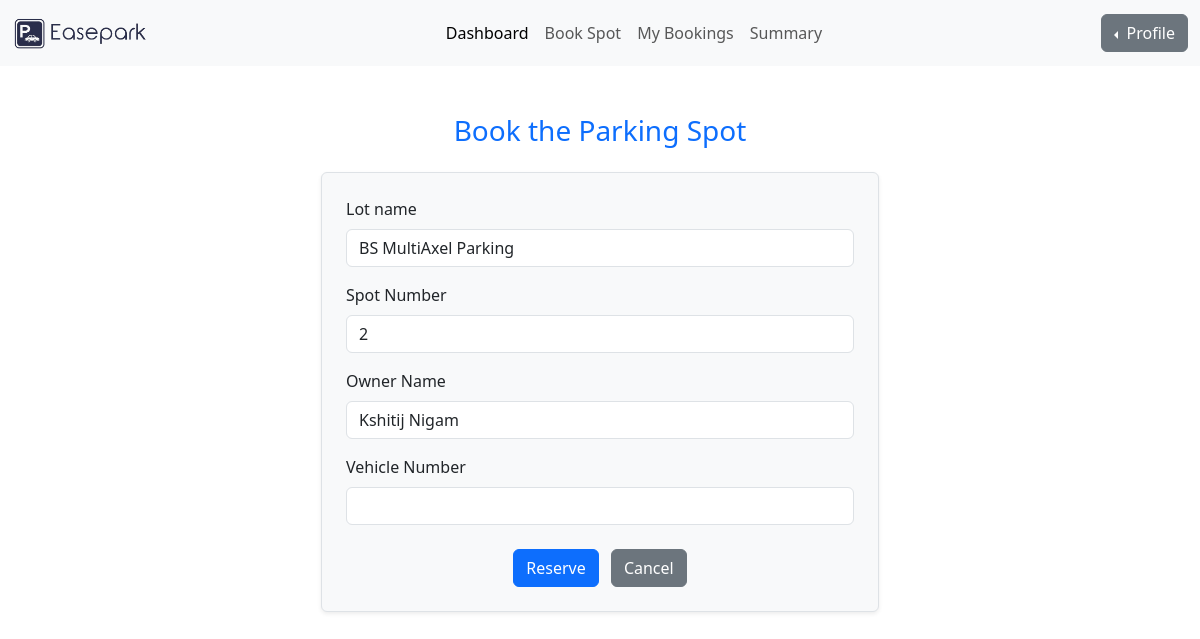
Before: /dashboard/book/2 (signed in) with the older database file.
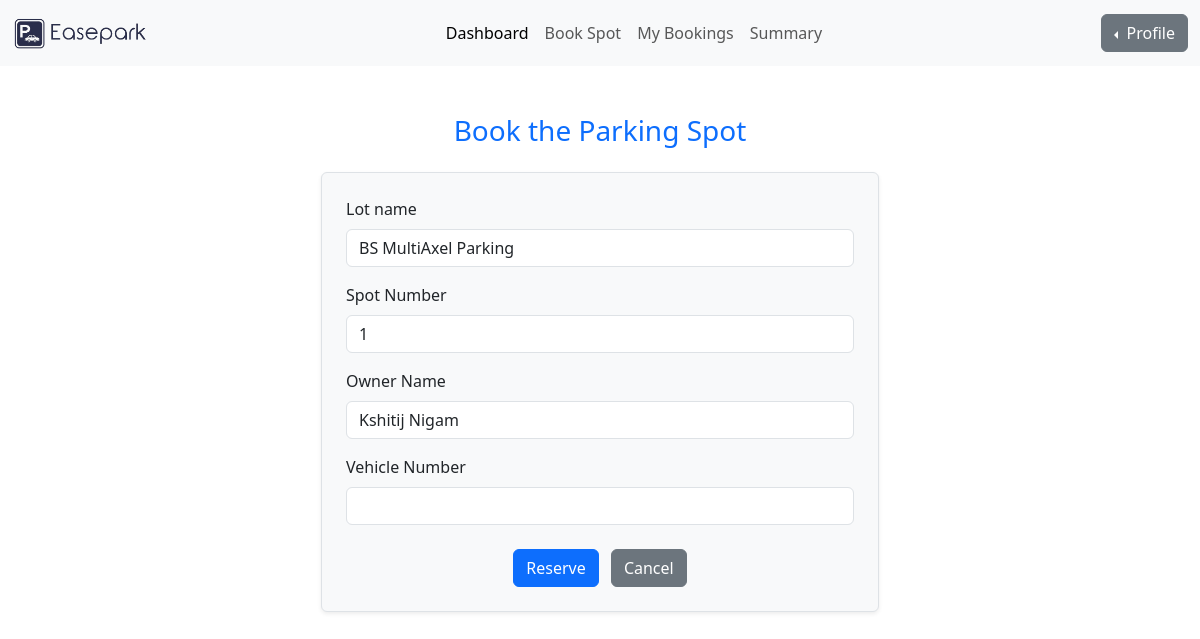
After: the same page with the newer database file.
### models/user_model.py (models this page shows)
class ParkingSpot(UserMixin, db.Model):
    id = db.Column(db.Integer, primary_key=True)
    lot_id = db.Column(db.Integer, db.ForeignKey('parking_lot.id'), nullable=False)
    spot_number = db.Column(db.String(10), nullable=True) # spot number that can be given to human for finding the spot
    status = db.Column(db.String(1), default='A') # A can be considered as 'Available' at first.
    is_active = db.Column(db.Boolean, default=True) # this show wether the spot is accessible or disabled by the admin
    reservations = db.relationship('Reservation', backref='spot', lazy=True)

### controllers/user_routes.py (the view, shortened to what this page needs)
@user_blueprint.route('/book/<int:lot_id>', methods=['Get', 'POST'])
@login_required
def reserve_spot(lot_id):
    lot = ParkingLot.query.filter_by(id=lot_id).first()
    if lot is None:
        abort(404)
    spot = ParkingSpot.query.filter_by(lot_id=lot_id , status = 'A').first()
    if not spot:
        return redirect(url_for('user.book_spot'))
    return render_template('reserve_spot.html', lot=lot,spot=spot,user=current_user)

### app.py (called while the page is built)
@login_manager.user_loader
def load_user(user_id):
    return db.session.get(Users, int(user_id))

### templates/reserve_spot.html (shortened to what this page needs)
<!doctype html>
<html lang="en">
<head>
    <link href="https://cdn.jsdelivr.net/npm/bootstrap@5.3.6/dist/css/bootstrap.min.css" rel="stylesheet">
</head>
<body>
    {% include 'user_navbar.html' %}
    <div class="container mt-5">
        <h3 class="text-center mb-4 text-primary">Book the Parking Spot</h3>
        <form method="POST" class="w-50 mx-auto border rounded p-4 shadow-sm bg-light">
            <div class="mb-3">
                <label class="form-label">Lot name </label>
                <input type="text" class="form-control" value="{{ lot.parking_name }}" readonly>
            </div>
            <div class="mb-3">
                <label class="form-label">Spot Number</label>
                <input type="text" class="form-control" value="{{ spot.spot_number }}" readonly>
            </div>
            <div class="mb-3">
                <label class="form-label">Owner Name</label>
                <input type="text" class="form-control" value="{{ user.full_name }}" readonly>
            </div>
            <div class="mb-3">
                <label class="form-label">Vehicle Number</label>
                <input type="text" name="vehicle_number" class="form-control" required>
            </div>
            <div class="text-center mt-4">
                <button type="submit" class="btn btn-primary me-2">Reserve</button>
                <a href="{{ url_for('user.book_spot') }}" class="btn btn-secondary">Cancel</a>
            </div>
        </form>
    </div>
</body>
</html>

Changed rows visible on the page:
no longer on this page (row unchanged): ParkingSpot: spot_number "2"
now on this page (row edited): ParkingSpot: spot_number "1"
